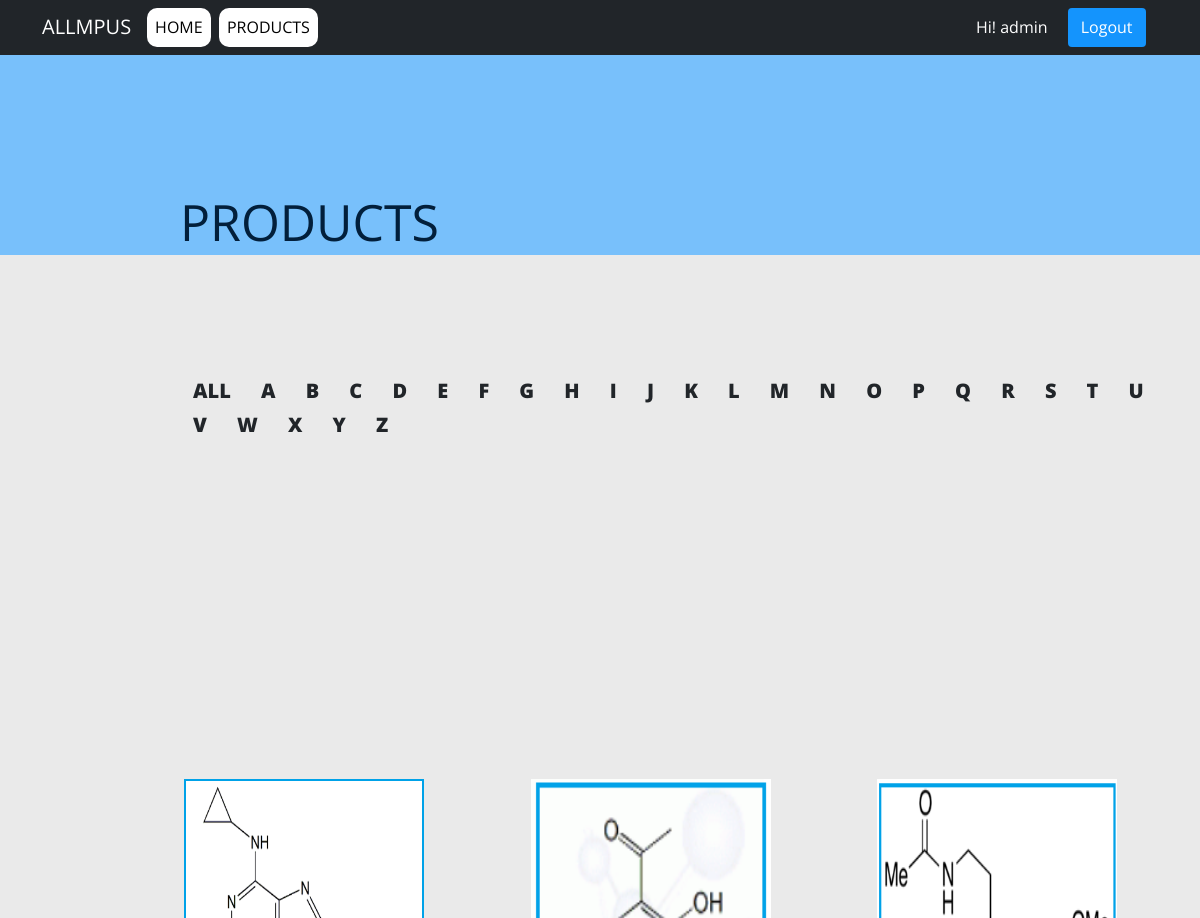
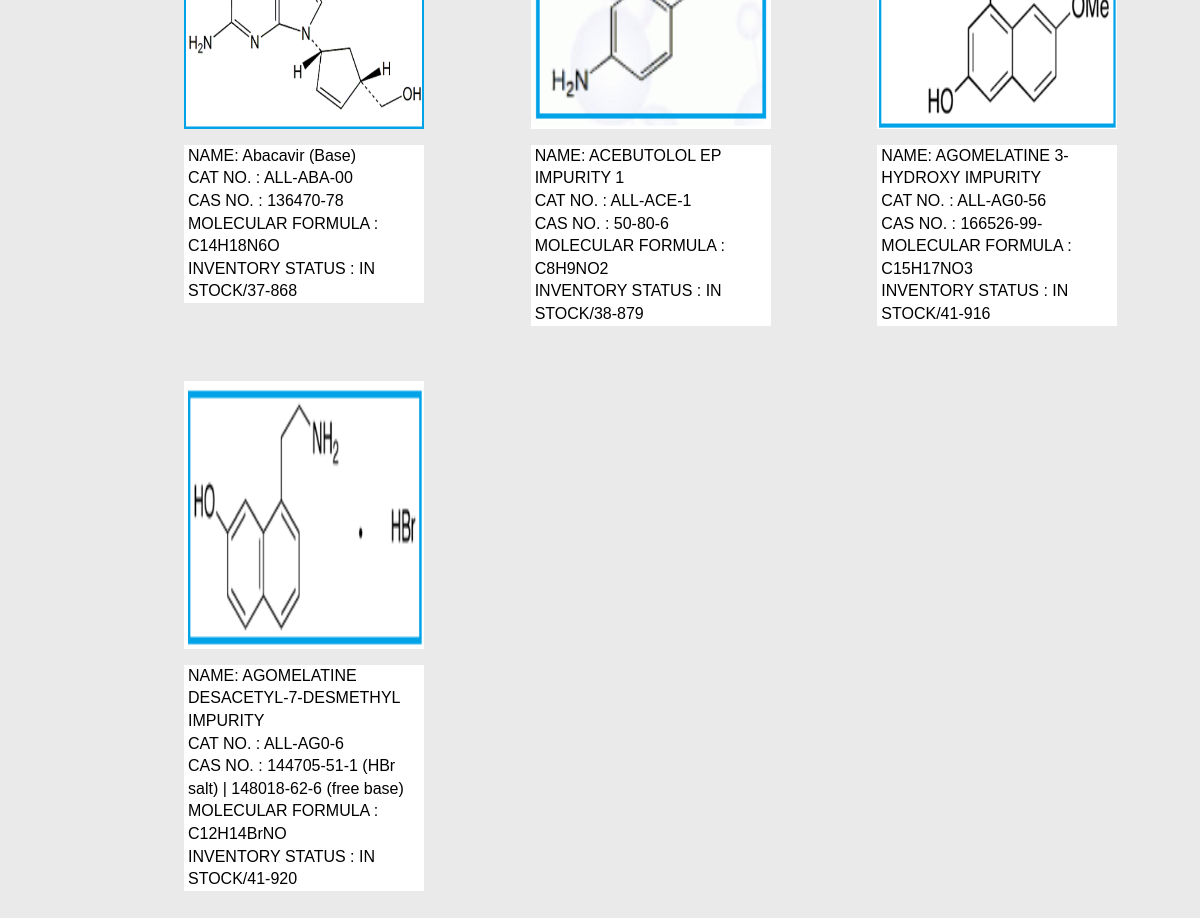
The app's page /product/A (signed in) with its own data (2 pictures, top to bottom).
### products/models.py (models this page shows)
class products(models.Model):
    id=models.UUIDField(primary_key=True,default=uuid.uuid4)
    product=models.CharField(max_length=100)
    img=models.ImageField(upload_to='static/product_img')
    cat_no=models.CharField(max_length=10)
    cas_no=models.CharField(max_length=50)
    mol_formula=models.CharField(max_length=50)
    inv_status=models.CharField(max_length=100)

### products/views.py (the view)
# urls.py: path('product/<key>',views.filter_prod,name='filter_product'),
def filter_prod(request,key):
    alpha=['A','B','C','D','E','F','G','H','I','J','K','L','M','N','O','P','Q','R','S','T','U','V','W','X','Y','Z']
    product_obj=products.objects.filter(product__startswith=key)
    return render(request,'products/product_page.html',{'product_obj':product_obj,'alpha':alpha})

### products/templates/products/product_page.html
{% extends 'products/home.html' %}
{% load static %}
{% block content %}
<link rel="stylesheet" href="{% static 'products/main.css' %}">
<div class="heading">
    <p style="left: 15%;">PRODUCTS</p>
  </div>
<div class="r" style="position: absolute; top:20%; left: 15%;">
    <a class="btn" href="{% url 'products' %}" style="font-size: 20px; line-height: 1 !important; font-weight: 900 !important;">ALL</a>
    {% for key in alpha%}
    <a class="btn" href="{% url 'filter_product' key %}" style="font-size: 20px; line-height: 1 !important; font-weight: 900 !important;">{{key}}</a>
    {% endfor %}
</div>
<div class="container">
    <div class="row" style="position: absolute;
                            left: 15%;
                            top:40%;
                            display: flex;
                            flex-wrap: wrap;
                            padding:0px 2px 100px 2px;">
    {% for product in product_obj %}
    <div class="column" style="flex:23%;flex-direction: column;
                                 padding: 0 4px;
                                 min-height: 500px;
                                 ">
        <a href="{% url 'product_view' product.id %}"><img src="{{product.img.url}}" width="240" height="300" style="margin-top: 4px;
                                                                  vertical-align:middle;
                                                                  border-radius: 10px;"/> </a><br>
        <p style="font-family: Arial, Helvetica, sans-serif; font-size: 16px; width: 240px;">
            NAME: {{product.product}} <br>
            CAT NO. : {{product.cat_no}} <br>
            CAS NO. : {{product.cas_no}} <br>
            MOLECULAR FORMULA : {{product.mol_formula}} <br>
            INVENTORY STATUS : {{product.inv_status}} <br>
        </p>
    </div>
    {% endfor %}
    </div>
{% endblock %}

### products/templates/products/home.html (shortened to what this page needs)
<!doctype html>
{% load static %}
<html lang="en">
  <head>
    <link rel="stylesheet" href="{% static 'products/main.css' %}">
    <link href="https://cdn.jsdelivr.net/npm/bootstrap@5.0.0-beta3/dist/css/bootstrap.min.css" rel="stylesheet">
  </head>
  <body id="bg" >
  {% load static %}
    <nav class="navbar navbar-expand-lg navbar-dark bg-dark" id="main-navbar">
        <div class="container">
          <a class="navbar-brand" href="{% url 'home' %}">ALLMPUS</a>
          <div class="collapse navbar-collapse" id="navbarNavAltMarkup">
            <div class="navbar-nav">
              <a class="nav-link active" aria-current="page" href="{% url 'home' %}" style="color: rgb(0, 0, 0); background-color: #ffffff; border-radius: 10px;">HOME</a> &nbsp;&nbsp;
              <a class="nav-link active" href="{% url 'products' %}" style="color: rgb(0, 0, 0); background-color: #ffffff; border-radius: 10px;">PRODUCTS</a>
            </div>
            <form class="d-flex" id="authstyle">
              {% if user.is_authenticated %}
                <a class="nav-link" href="#" style="color: white;">Hi! {{user}}&nbsp;</a>
                <a href="{% url 'logout' %}" class="btn" style="color: white; background-color: #1494fd;"type="submit" id="header-links"> Logout </a>
              {% else %}
                <a href="{% url 'register' %}" class="btn" style="color: white; background-color: #1494fd;"type="submit" id="header-links"> Create Account </a>
                <a href="{% url 'login' %}" class="btn" style="color: white; background-color: #1494fd; margin-left: 10px; "type="submit" id="header-links">Log In</a>
              {% endif %}
              </form>
            </div>
        </div>
    </nav>
    <div>
      {% block content %}
      {% endblock content %}
    </div>
  </body>
</html>

### products/static/products/main.css (style rules this page uses)
body { margin:0; color:#424242; background-image: url('images/bg.png'); font:300 16px/18px 'Open Sans',sans-serif; }
*,:after,:before { box-sizing:border-box }
a { color:inherit;text-decoration:none }
#authstyle { position: absolute; left:80%; }
body { font: 100% / 1.414 "Open Sans", "Roboto", arial, sans-serif; background: #dbdbdb8e; }
a, [type="submit"] { transition: all .25s ease-in; }
.row { position: absolute; top:50%; display: flex; flex-wrap: wrap; padding: 0 4px; }
.column { flex:50%; padding: 0 4px; margin: 10px; padding-top: 15px; padding-bottom: 100px; }
.column img { padding-top: 16px; padding-bottom: 16px; vertical-align:middle; border-bottom-left-radius: 10px; border-bottom-right-radius: 10px; }
.column p { padding-left: 4px; width: 400px; position: absolute; display: inline-block; background-color: white; color: black; }
.heading { text-align: left; height: 200px; width: 100%; background-color: #60b8ffd2; color:#021f3b; font-size: 50px; }
.heading p { position: absolute; left: 10%; top: 10%; }

### records on screen
products: img (picture), product "Abacavir (Base)", cat_no "ALL-ABA-00", cas_no "136470-78", mol_formula "C14H18N6O", inv_status "IN STOCK/37-868"
products: img (picture), product "ACEBUTOLOL EP IMPURITY 1", cat_no "ALL-ACE-1", cas_no "50-80-6", mol_formula "C8H9NO2", inv_status "IN STOCK/38-879"
products: img (picture), product "AGOMELATINE 3-HYDROXY IMPURITY", cat_no "ALL-AG0-56", cas_no "166526-99-", mol_formula "C15H17NO3", inv_status "IN STOCK/41-916"
products: img (picture), product "AGOMELATINE DESACETYL-7-DESMETHYL IMPURITY", cat_no "ALL-AG0-6", cas_no "144705-51-1 (HBr salt) | 148018-62-6 (free base)", mol_formula "C12H14BrNO", inv_status "IN STOCK/41-920"

### other values on screen
{{ user }} "admin"
{{ key }} "A" "B" "C" "D" "E" "F" "G" "H" "I" "J" "K" "L" "M" "N" "O" "P" "Q" "R" "S" "T" "U" "V" "W" "X" "Y" "Z"
